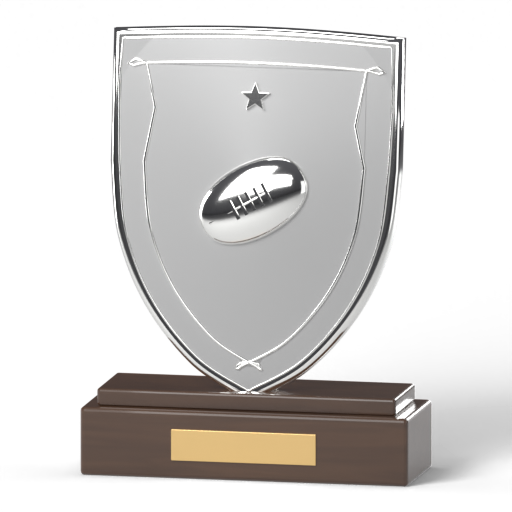
#> input picture assets/honours/club_bnf.png, 512 x 512 px
$ python contact_sheet.py ../assets/honours/all_australian.png ../assets/honours/club_bnf.png ../assets/honours/club_bnf.png
#> lines starting #> are read from the running program, lines starting #| are printed output that depends on the picture
#!/usr/bin/env python3
"""Tile a set of screen captures into one labelled contact sheet.

    python3 tools/contact_sheet.py OUT.png TITLE A.png B.png ...

Each capture keeps its aspect ratio and is scaled to the same cell height;
the file name (without the tool prefix) labels it. Used by ui-review.yml so a
reviewer sees every main screen of a UI change at a glance, at phone and PC
sizes, before opening any one capture at full size.
"""
import os
import sys

from PIL import Image, ImageDraw, ImageFont

CELL_H = 640
GAP = 16
LABEL_H = 34
# About this wide: five phone captures a row, two or three PC ones.
TARGET_W = 3400
BG = (18, 18, 18)
INK = (235, 230, 220)


def label_of(path: str) -> str:
    stem = os.path.splitext(os.path.basename(path))[0]
    # capture_screens_light writes <prefix>_<mode>_<screen>.png
    return stem.split("_dark_", 1)[-1].replace("_", " ")


def main() -> int:
    if len(sys.argv) < 4:
        print(__doc__)
        return 2
    out, title, paths = sys.argv[1], sys.argv[2], sorted(sys.argv[3:])
    shots = []
    for p in paths:
        im = Image.open(p).convert("RGB")
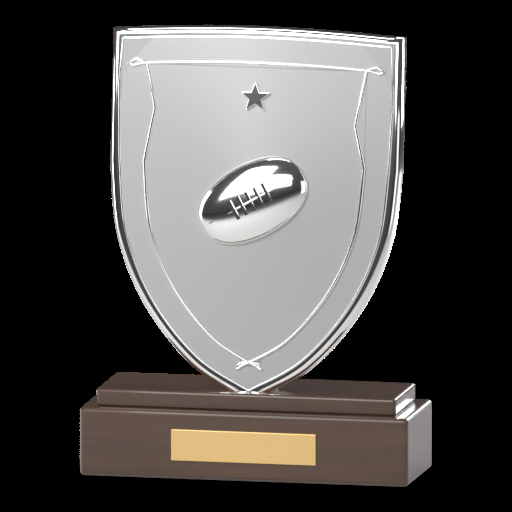
#> im: PIL image 512x512 RGB; mean R, G, B 80.8, 78.6, 76.7
        w = max(1, round(im.width * CELL_H / im.height))
#> w = 640
        shots.append((label_of(p), im.resize((w, CELL_H), Image.LANCZOS)))
    avg_w = sum(im.width for _, im in shots) / max(1, len(shots))
#> avg_w = 640
    per_row = max(1, int(TARGET_W // (avg_w + GAP)))
#> per_row = 5
    rows = [shots[i:i + per_row] for i in range(0, len(shots), per_row)]
#> rows = 1 item
    width = max(sum(im.width for _, im in r) + GAP * (len(r) + 1) for r in rows)
#> width = 672
    height = LABEL_H * 2 + len(rows) * (CELL_H + LABEL_H + GAP) + GAP
#> height = 774
    sheet = Image.new("RGB", (width, height), BG)
#> sheet: PIL image 672x774 RGB; every value is 18
    draw = ImageDraw.Draw(sheet)
    try:
        font = ImageFont.truetype("DejaVuSans.ttf", 24)
        big = ImageFont.truetype("DejaVuSans-Bold.ttf", 30)
    except OSError:
        font = big = ImageFont.load_default()
    draw.text((GAP, 14), title, fill=INK, font=big)
    y = LABEL_H * 2
    for r in rows:
        x = GAP
        for name, im in r:
            draw.text((x, y), name, fill=INK, font=font)
            sheet.paste(im, (x, y + LABEL_H))
            x += im.width + GAP
        y += CELL_H + LABEL_H + GAP
#> this loop made 1 pass
#> y on pass 1: 758
#> im: PIL image 640x640 RGB
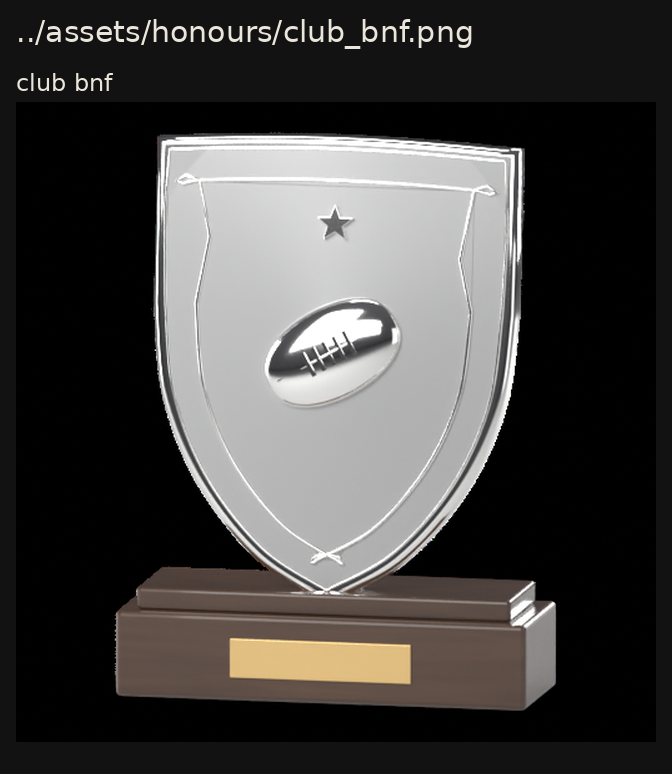
#> sheet: PIL image 672x774 RGB; mean R, G, B 68.8, 67, 65.5
#> after the loop, y = 758
    sheet.save(out)
    print("wrote %s (%d captures)" % (out, len(shots)))
#| wrote ../assets/honours/all_australian.png (1 captures)
    return 0


if __name__ == "__main__":
    sys.exit(main())
#> (the program exits here)

$ run again, on assets/honours/coaches_award.png
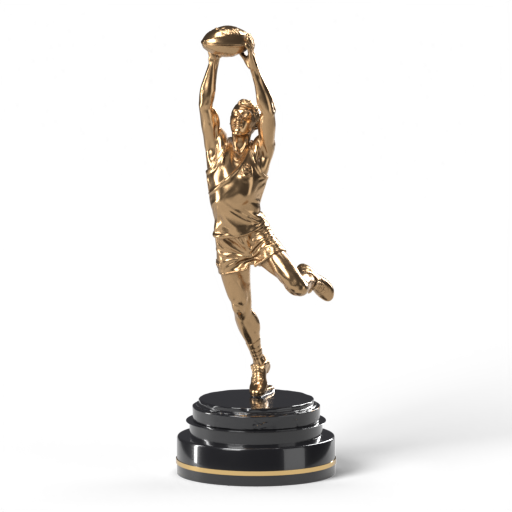
#> input picture assets/honours/coaches_award.png, 512 x 512 px
#> in main, `im = Image.open(p).convert("RGB")`:
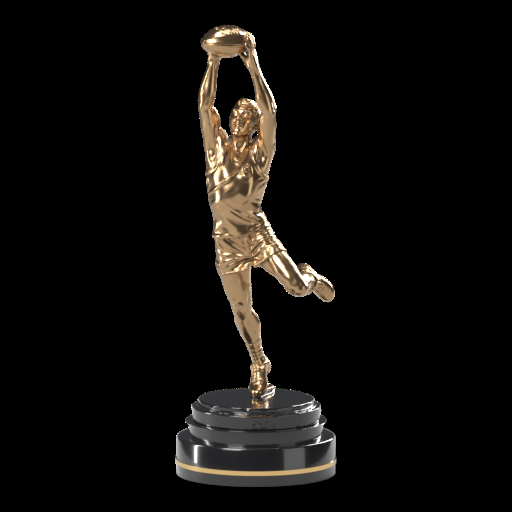
#> im: PIL image 512x512 RGB; mean R, G, B 15, 13.1, 11
#> avg_w = 640
#> per_row = 5
#> rows = 1 item
#> width = 672
#> height = 774
#> the loop in main, `for r in rows:` made 1 pass
#> y on pass 1: 758
#> after the loop in main, `for r in rows:`:
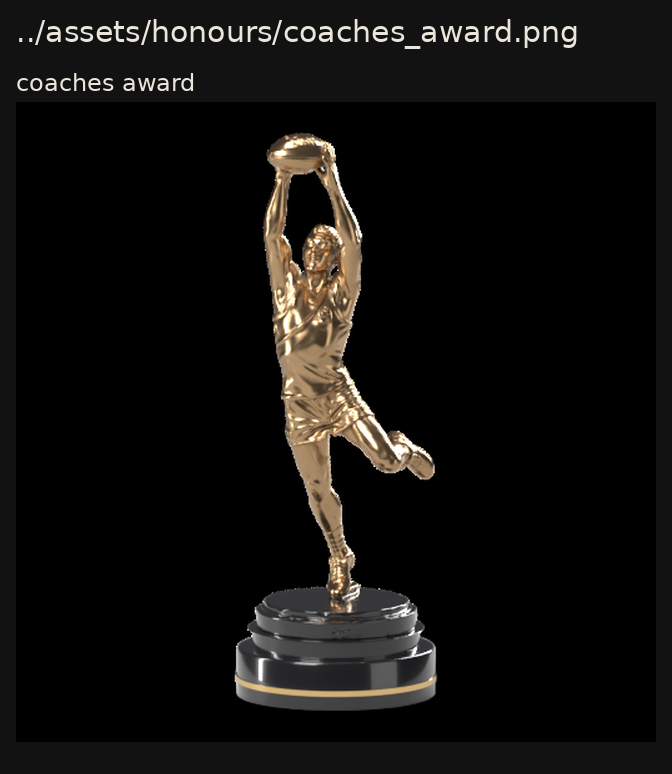
#> sheet: PIL image 672x774 RGB; mean R, G, B 17.5, 16, 14.3
#> after the loop in main, `for r in rows:`: y = 758
#| wrote ../assets/honours/coaches_award.png (1 captures)

$ run again, on assets/honours/leading_goalkicker_medal.png
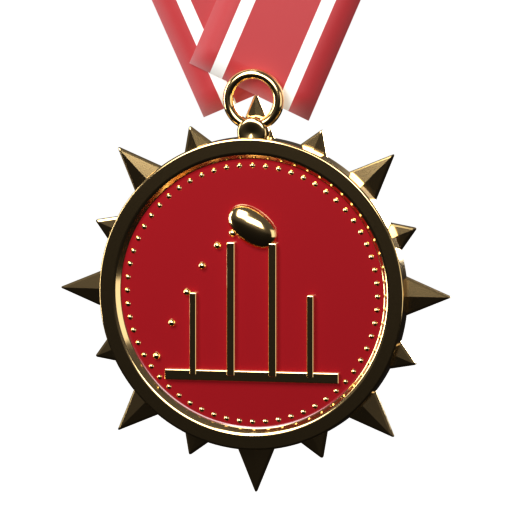
#> input picture assets/honours/leading_goalkicker_medal.png, 512 x 512 px
#> in main, `im = Image.open(p).convert("RGB")`:
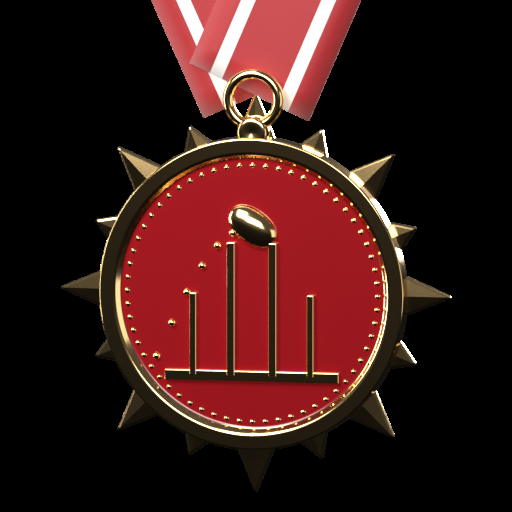
#> im: PIL image 512x512 RGB; mean R, G, B 55.6, 23.6, 21.4
#> avg_w = 640
#> per_row = 5
#> rows = 1 item
#> width = 672
#> height = 774
#> the loop in main, `for r in rows:` made 1 pass
#> y on pass 1: 758
#> after the loop in main, `for r in rows:`:
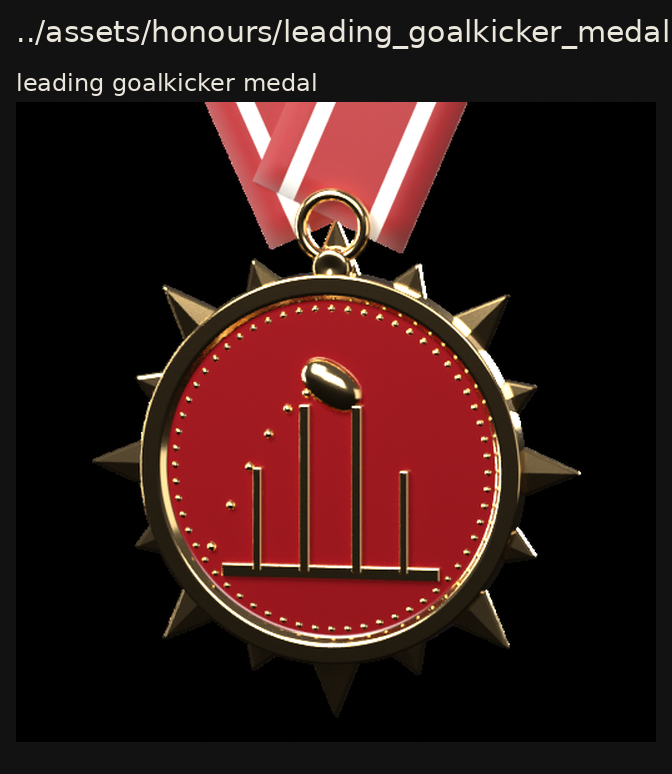
#> sheet: PIL image 672x774 RGB; mean R, G, B 50, 24.8, 23
#> after the loop in main, `for r in rows:`: y = 758
#| wrote ../assets/honours/leading_goalkicker_medal.png (1 captures)

$ run again, on assets/honours/league_bnf_medal.png
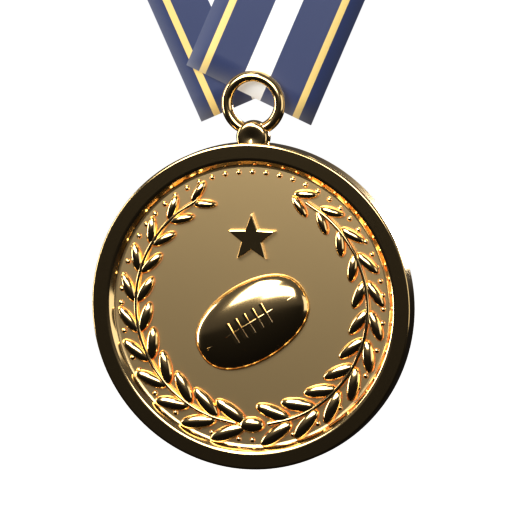
#> input picture assets/honours/league_bnf_medal.png, 512 x 512 px
#> in main, `im = Image.open(p).convert("RGB")`:
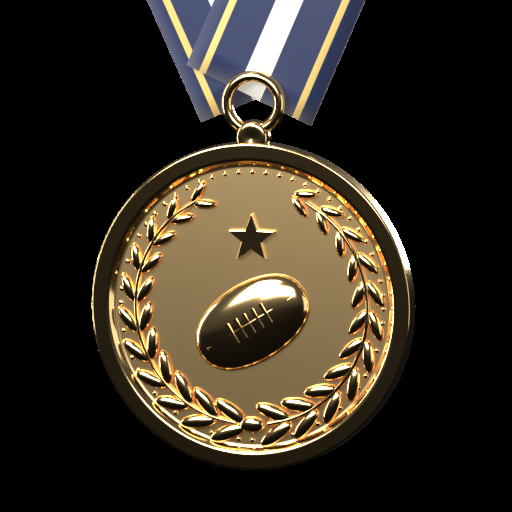
#> im: PIL image 512x512 RGB; mean R, G, B 50.2, 43.5, 33
#> avg_w = 640
#> per_row = 5
#> rows = 1 item
#> width = 672
#> height = 774
#> the loop in main, `for r in rows:` made 1 pass
#> y on pass 1: 758
#> after the loop in main, `for r in rows:`:
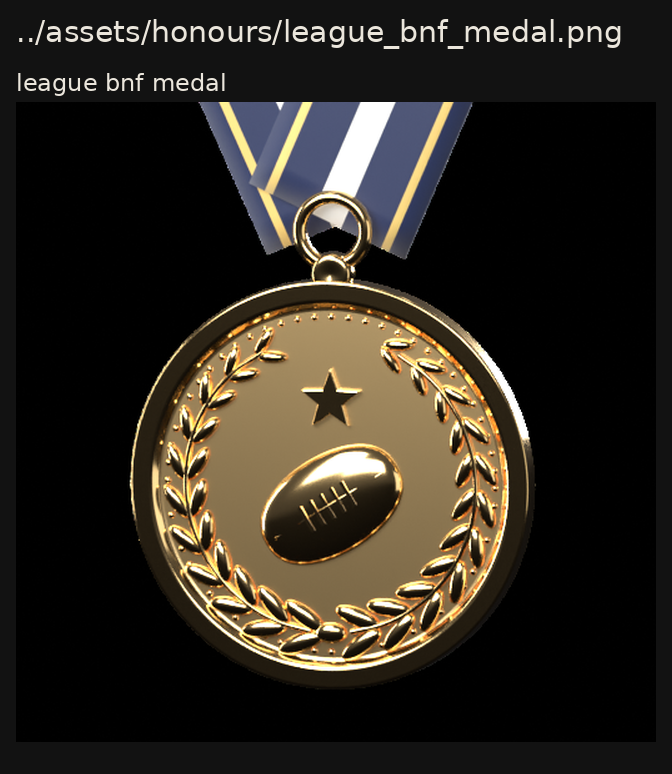
#> sheet: PIL image 672x774 RGB; mean R, G, B 45.3, 40, 31.8
#> after the loop in main, `for r in rows:`: y = 758
#| wrote ../assets/honours/league_bnf_medal.png (1 captures)
